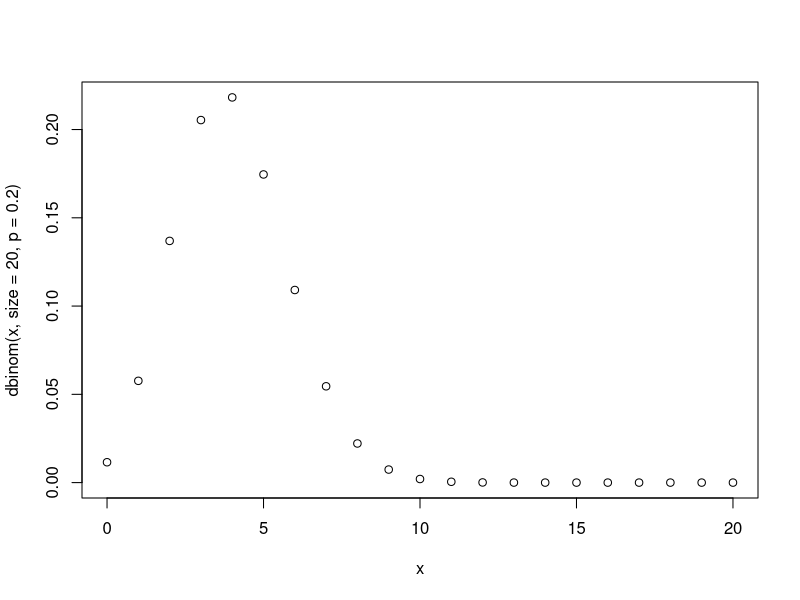

Generate this figure with R:
## ---- chunk 1
curve(dbinom(x,
             size = 20,
             p  = 0.2),
      n = 21,
      type = "p",
      xlim = c(0,20))
## ---- chunk 2

